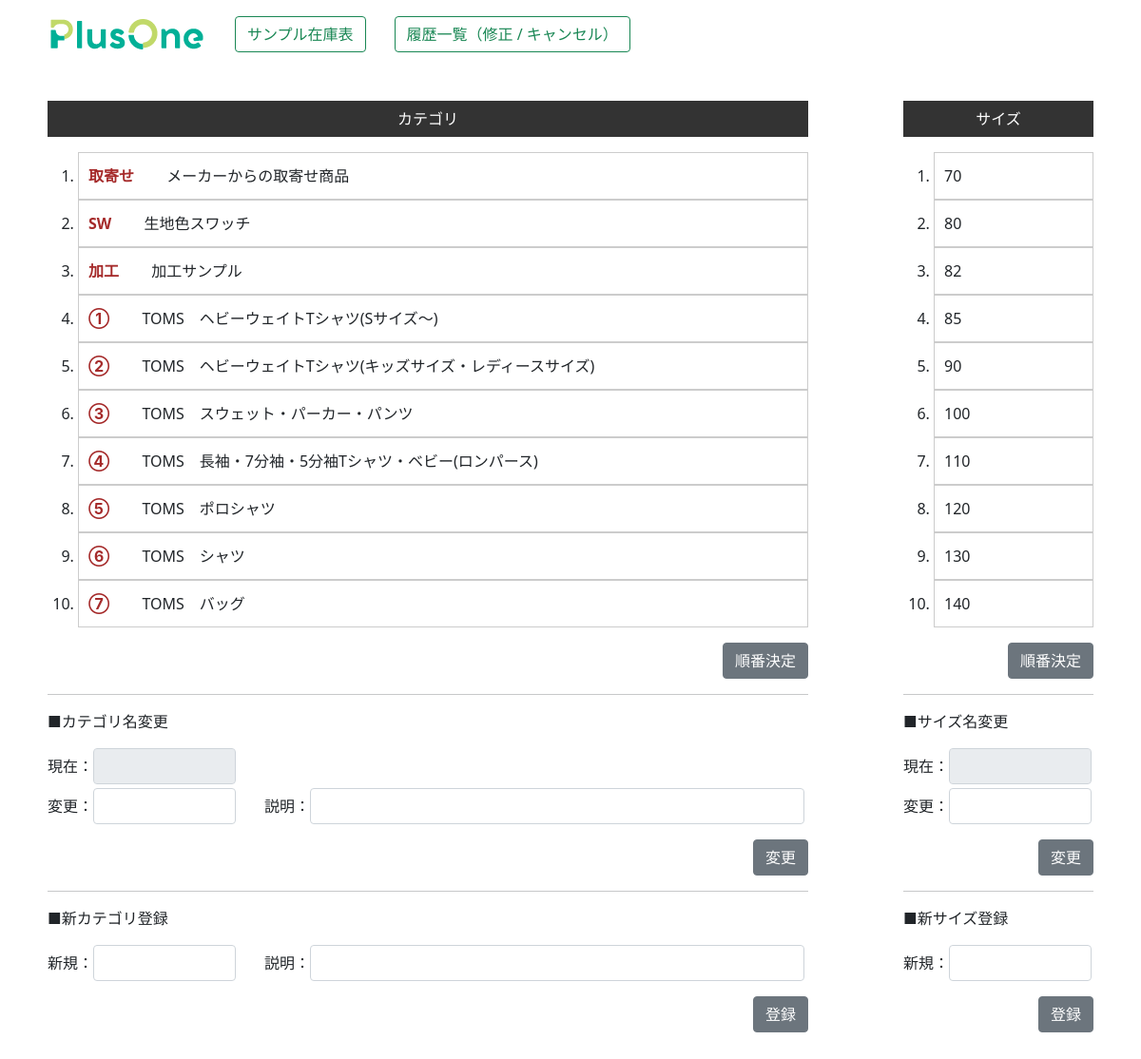
Before: /zaiko2/size_category/ (signed in) with the older database file.
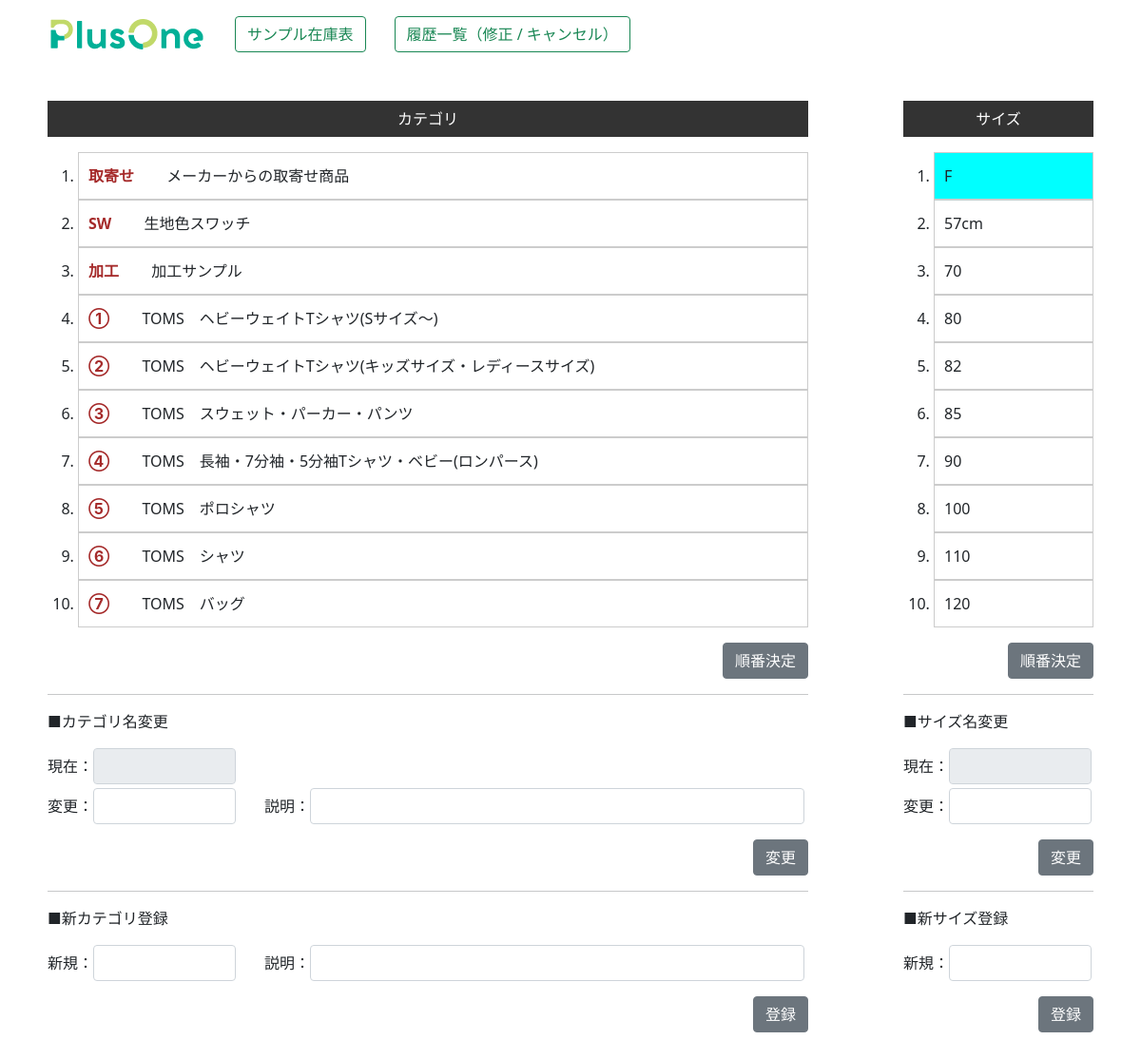
After: the same page with the newer database file.
### zaiko/models.py (models this page shows, shortened)
class Category(models.Model):
    category_num=models.IntegerField("順番",null=False)
    category=models.CharField("カテゴリ",max_length=50,blank=True)
    category_ex=models.CharField("説明",max_length=100,blank=True)

class Size(models.Model):
    size_num=models.IntegerField("順番",null=False)
    size=models.CharField("サイズ",max_length=30,blank=True)

### zaiko2/views.py (the view)
# urls.py: path('size_category/', size_category, name="size_category"),
@login_required
def size_category(request):
    sizes=Size.objects.all().order_by("size_num")
    category=Category.objects.all().order_by("category_num")
    request.session["comment"]=""
    kanri=0
    if request.user.username == "p1masao":
        kanri=1
    return render(request,"zaiko2/size_category.html",{"sizes":sizes,"category":category,"kanri":kanri})

### zaiko2/templates/zaiko2/size_category.html (shortened to what the changed rows need)
{% load static %}
<!DOCTYPE html>
<html lang="ja">
<head>
    <link rel="stylesheet" href="{% static 'main.css' %}">
    <link href="https://cdn.jsdelivr.net/npm/bootstrap@5.0.2/dist/css/bootstrap.min.css" rel="stylesheet">
    <link rel="stylesheet" href="https://cdn.jsdelivr.net/npm/bootstrap-icons@1.8.0/font/bootstrap-icons.css">
</head>
<body>
    <div class="container mt-3 mb-5">
        <div style="margin: 0 auto; justify-content: center; width: 1100px;">
            <div class="flex4" style="margin-top: 50px;">
                <div style="width: 800px;">
                    <div class="inlineframe mt-3" style=" height: 500px;">
                        <ol class="drag-list">
                            {% for i in category %}
                                {% if i.category_num == 0 %}
                                <li id="{{i.category}}" name="category_list" draggable="true" style="background-color: aqua;">
                                    <span style="color: brown;">{{i.category}}</span>
                                    <span style="margin-left: 30px;">{{i.category_ex}}</span>
                                </li>
                                {% else %}
                                <li id="{{i.category}}" name="category_list" draggable="true">
                                    <span style="color: brown; font-weight: bold;">{{i.category}}</span>
                                    <span style="margin-left: 30px;">{{i.category_ex}}</span>
                                </li>
                                {% endif %}
                            {% endfor %}
                        </ol>
                    </div>
                </div>
                <div style="width: 200px;">
                    <div class="inlineframe mt-3" style="height: 500px;">
                        <ol class="drag-list">
                            {% for i in sizes %}
                                {% if i.size_num == 0 %}
                                <li id="{{i.size}}" name="size_list" draggable="true" style="background-color: aqua;">{{i.size}}</li>
                                {% else %}
                                <li id="{{i.size}}" name="size_list" draggable="true">{{i.size}}</li>
                                {% endif %}
                            {% endfor %}
                        </ol>
                    </div>
                </div>
            </div>
        </div>
    </div>
</body>
</html>

Changed rows visible on the page:
no longer on this page (row edited): Size: size "130"
no longer on this page (row edited): Size: size "140"
added Size: size "F"
added Size: size "57cm"
